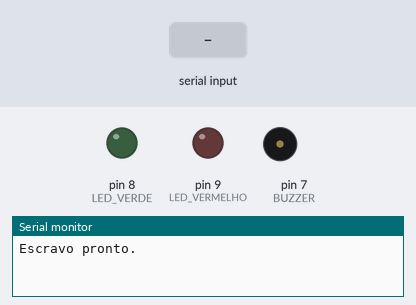
A sketch run on a simulated Arduino Uno, built with avr-gcc and run on an emulated ATmega328P. Shown: output pins drawn as LEDs (lit = HIGH), buzzer (waves = sounding, pin HIGH), the last lines printed to the serial monitor. Dashed ring = blinking. The inputs (shaded band) are chosen by the test bench.

Above: at 1.2 s.
1.3 s: "ALERTA\n" received over the second serial link
At 1.45 s:
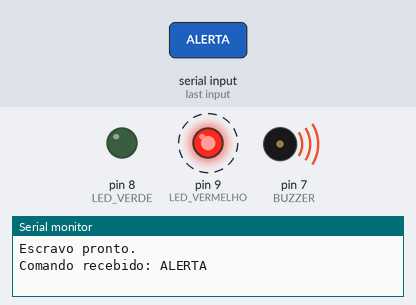
Timing chart, 0 to 10.3 s (numbered marks = the images above; inputs shaded):
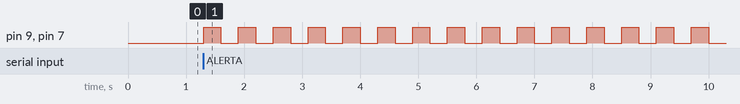

The sketch:

escravo.ino
```cpp
#include <SoftwareSerial.h>

#define LED_VERDE 8
#define LED_VERMELHO 9
#define BUZZER 7

SoftwareSerial lora(10, 11); // RX, TX (LoRa)

void setup() {
  Serial.begin(9600);
  lora.begin(9600);

  pinMode(LED_VERDE, OUTPUT);
  pinMode(LED_VERMELHO, OUTPUT);
  pinMode(BUZZER, OUTPUT);

  Serial.println("Escravo pronto.");
}

void loop() {
  if (lora.available()) {
    String comando = lora.readStringUntil('\n');
    comando.trim();

    Serial.println("Comando recebido: " + comando);

    if (comando == "ABRIR") {
      digitalWrite(LED_VERDE, HIGH);
      delay(3000);
      digitalWrite(LED_VERDE, LOW);
    }
    else if (comando == "ALERTA") {
      for (int i = 0; i < 20; i++) {
        digitalWrite(LED_VERMELHO, HIGH);
        digitalWrite(BUZZER, HIGH);
        delay(300);
        digitalWrite(LED_VERMELHO, LOW);
        digitalWrite(BUZZER, LOW);
        delay(300);
      }
    }
  }
}
```

Measured:
- after the input at 1.3 s, pin 9 (LED_VERMELHO), pin 7 (BUZZER): alternates HIGH for 0.30 s and LOW for 0.30 s, starting at once
